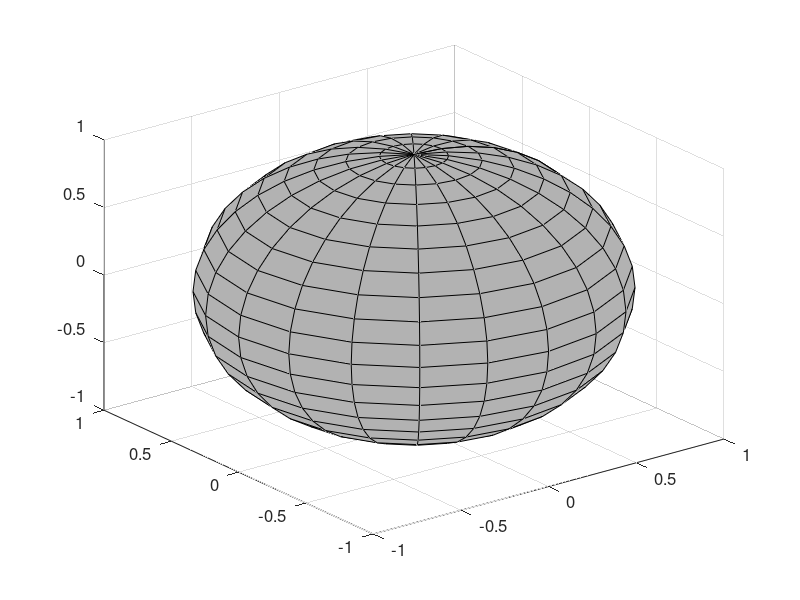

The MATLAB source for this figure: (Note: this script raises an error after producing the figure.)
close all; clear; clc ; rng(0102)

snum  = 200;
gdist = 0.2;
nsig  = 0.1;
g1    = [-pi/2+gdist;-gdist]+nsig*randn(2,snum);
g2    = [pi/2+gdist;gdist]+nsig*randn(2,snum);
g3    = [pi/2+gdist;-gdist]+nsig*randn(2,snum);
g4    = [-pi/2+gdist;gdist]+nsig*randn(2,snum);
data  = [g1,g2,g3,g4];
lbls  = [ones(1,snum),2*ones(1,snum),3*ones(1,snum),4*ones(1,snum)];

%% Sensors locations

loc1x = 0;
loc1y = 1/sqrt(2)*1.1;
loc1z = 1/sqrt(2)*1.1;

loc2x = 0;
loc2y = -1/sqrt(2)*1.1;
loc2z = 1/sqrt(2)*1.1;

loc3x = 0;
loc3y = 0;
loc3z = 1.1;

loc4x = 1/sqrt(2)*1.1;
loc4y = 0;
loc4z = 1/sqrt(2)*1.1;

loc5x = -1/sqrt(2)*1.1;
loc5y = 0;
loc5z = 1/sqrt(2)*1.1;

%% Project 2D trajectories on a 3D semi-sphere
r        = 1;
loc(1,:) = r * cos(data(2,:)) .* sin(data(1,:));
loc(2,:) = r * sin(data(2,:)) .* sin(data(1,:));
loc(3,:) = r * cos(data(1,:));

figure
[Xv,Yv,Zv] = sphere;
surf(Xv,Yv,Zv,ones(length(Xv))); set(gca,'FontSize',12)
colormap([0.7,0.7,0.7])
alpha 0.7
hold on
DispRange = 1:size(loc,2);
hPlotHigh1 = scatter3(loc(1,lbls==1),loc(2,lbls==1),loc(3,lbls==1),'b','fill');
hPlotHigh2 = scatter3(loc(1,lbls==2),loc(2,lbls==2),loc(3,lbls==2),'r','fill');
hPlotHigh3 = scatter3(loc(1,lbls==3),loc(2,lbls==3),loc(3,lbls==3),'k','fill');
hPlotHigh4 = scatter3(loc(1,lbls==4),loc(2,lbls==4),loc(3,lbls==4),'y','fill');

hScat1 = scatter3(loc1x,loc1y,loc1z,1000,'g','h','fill'); %text(loc1x,loc1y,loc1z,'1','Fontsize',20);
scatter3(loc2x,loc2y,loc2z,200,'g','h','fill'); text(loc2x,loc2y,loc2z,'2','Fontsize',20);
scatter3(loc3x,loc3y,loc3z,200,'g','h','fill'); text(loc3x,loc3y,loc3z,'3','Fontsize',20);
scatter3(loc4x,loc4y,loc4z,200,'g','h','fill'); text(loc4x,loc4y,loc4z,'4','Fontsize',20);
scatter3(loc5x,loc5y,loc5z,200,'g','h','fill'); text(loc5x,loc5y,loc5z,'5','Fontsize',20);
set(gca,'FontSize',20,'View',[112,8])
axis off;axis equal;

%% Poisson rates
fac1   = 20;
rate1 = fac1*exp(-sqrt((loc(1,:) - loc1x).^2+(loc(2,:) - loc1y).^2+(loc(3,:) - loc1z).^2));
rate2 = fac1*exp(-sqrt((loc(1,:) - loc2x).^2+(loc(2,:) - loc2y).^2+(loc(3,:) - loc2z).^2));
rate3 = fac1*exp(-sqrt((loc(1,:) - loc3x).^2+(loc(2,:) - loc3y).^2+(loc(3,:) - loc3z).^2));
rate4 = fac1*exp(-sqrt((loc(1,:) - loc4x).^2+(loc(2,:) - loc4y).^2+(loc(3,:) - loc4z).^2));
rate5 = fac1*exp(-sqrt((loc(1,:) - loc5x).^2+(loc(2,:) - loc5y).^2+(loc(3,:) - loc5z).^2));

%%  Mmeasurements
nrel    = 100; 
y1 = repmat(rate1,nrel,1).*randn(nrel,length(rate1));
y2 = repmat(rate2,nrel,1).*randn(nrel,length(rate2));
y3 = repmat(rate3,nrel,1).*randn(nrel,length(rate2));
y4 = repmat(rate4,nrel,1).*randn(nrel,length(rate2));
y5 = repmat(rate5,nrel,1).*randn(nrel,length(rate2));

%% Collect trajectories
y = [y1; y2; y3; y4; y5];
figure
yyaxis left
imagesc(y);colormap(jet)
set(gca,'Xtick',[100,300,500,700],'Xticklabel',{'Blue','Red','Black','Yellow'});
set(gca,'Ytick',50:100:500,'Yticklabel',...
    {'Sensor 1','Sensor 2','Sensor 3','Sensor 4','Sensor 5'},'Ycolor','k')
xlabel('Region');
title('Sensor measurement, $$f_{j}(x_{i})$$','interpreter','latex');
yyaxis right
imagesc(y)
ylabel('Dimension');
set(gca,'Ytick',50:100:500,'Yticklabel',{'100','100','100','100','100'},'Ycolor','k')
line([200,200],[0,501],'linewidth',2,'color','k')
line([400,400],[0,501],'linewidth',2,'color','k')
line([600,600],[0,501],'linewidth',2,'color','k')

line([0,801],[100,100],'linewidth',2,'color','k')
line([0,801],[200,200],'linewidth',2,'color','k')
line([0,801],[300,300],'linewidth',2,'color','k')
line([0,801],[400,400],'linewidth',2,'color','k')
c = colorbar;
ylabel(c, 'Measurement value')
set(gca,'Fontsize',20)

%% Histograms

histYN = 0;

if histYN
nbins   = 10;         % # of histogram bins
datAll  = {y1.',y2.',y3.',y4.',y5.'};
datHist = cell(1,length(datAll));

for nd = 1:length(datAll)
    datHist{nd} = zeros(nbins,length(lbls));
    if nd <= 2
        hist_bins = linspace(-20,20,nbins);%min(datAll{nd}(:)), max(datAll{nd}(:)), nbins);%linspace(0,20,nbins);%
    else 
        hist_bins = linspace(0,20,nbins);
    end
    for ii=1:length(lbls)
        datHist{nd}(:,ii) = (hist(datAll{nd}(ii,:), hist_bins))';
    end
end

figure
imagesc(cell2mat(datHist.'))

end
%% Visualization
% Baselines:
colorsch = [0 0 1; ... % blue
            1 0 0; ... % red
            0 0 0; ... % black
            1 1 0];    % yellow

perplexity = 30;
newDims = 2;

if histYN
    datAll   = [{cell2mat(datHist.')}, datHist];
else
    datAll   = {y,y1,y2,y3,y4,y5};
end
Psi      = cell(1,length(datAll));

for bn = 1:length(datAll)
    dist = squareform(pdist(datAll{bn}')); 
    W = exp(-dist.^2/(10*median(dist(:))^2));
    W = diag(1./sum(W,1))*W;
    [Psi{bn},~] = eigs(W,4);
    Psi{bn} = Psi{bn}(:,2:end);
end


%% SSD
SSD = zeros(5,snum);
for sn = 1:size(y,2)
        ytmp = [y1(:,sn),y2(:,sn),y3(:,sn),y4(:,sn),y5(:,sn)];
    distSSD = squareform(pdist(ytmp.'));
    W = exp(-distSSD.^2/(median(distSSD(:))^2));
    W = diag(1./sum(W,1))*W;
    [SSD(:,sn),~] = eigs(W.',1);
    SSD(:,sn) = sign(SSD(1,sn))*SSD(:,sn)/sum(abs(SSD(:,sn)));
end

figure
yyaxis left
imagesc(SSD);title('SSD matrix')
set(gca,'Xtick',[100,300,500,700],'Xticklabel',{'Blue','Red','Black','Yellow'});
set(gca,'Ytick',1:5,'Yticklabel',{'Sensor 1','Sensor 2',...
    'Sensor 3','Sensor 4','Sensor 5'},'Ycolor','k')
xlabel('Region'); 
yyaxis right
imagesc(SSD)
ylabel('Dimension');
set(gca,'Ytick',1:5,'Yticklabel',{'1','1','1','1','1'},'Ycolor','k');
set(gca,'Fontsize',20);c = colorbar;
c.Label.String = 'SSD value';
set(gca,'Fontsize',20)
line([200,200],[0,6],'linewidth',2,'color','k')
line([400,400],[0,6],'linewidth',2,'color','k')
line([600,600],[0,6],'linewidth',2,'color','k')

%%
distSSDall = squareform(pdist(SSD.','minkowski',1)); 
W = exp(-distSSDall.^2/(10*median(distSSDall(:))));
W = diag(1./sum(W,1))*W;
[PsiSSD,~] = eigs(W,4);
figure
scatter3(PsiSSD(:,2),PsiSSD(:,3),PsiSSD(:,4),[],colorsch(lbls,:),'fill'); 
xlabel('\psi_2');ylabel('\psi_3');zlabel('\psi_4');set(gca,'Fontsize',25)
PsiSSD = PsiSSD(:,2:end);
%% Classification

% inpts = {y.',y1.',y2.',y3.',SSD.'};
inpts  = [Psi,{PsiSSD}];
titles = {'All sensors','Sensor 1','Sensor 2','Sensor 3','Sensor 4','Sensor 5','SSD'};
plt_CM = 1;
for nin = 7:length(inpts)
    t           = templateSVM('Standardize',1,'KernelFunction','rbf');
    mdl_conn    = fitcecoc(inpts{nin},lbls,'Learners',t);
    CVmdl_conn  = crossval(mdl_conn);
    osLoss_conn = kfoldLoss(CVmdl_conn);
    osPred_conn = kfoldPredict(CVmdl_conn);
    conf_conn   = confusionmat(osPred_conn,lbls);
    if (plt_CM == 1)
        % Convert this data to a [numClasses x numSample.] matrix
        targets = zeros(4,800);
        outputs = zeros(4,800);
        outputsIdx = sub2ind(size(targets), lbls', [1:800]');
        targetsIdx = sub2ind(size(outputs), osPred_conn,[1:800]');
        targets(targetsIdx) = 1;
        outputs(outputsIdx) = 1;
        % Plot the confusion matrix for a 4-class problem
        figure
        plotconfusion(targets,outputs)
        
        h = gca;
        h.XTickLabel = {'Blue','Red','Black','Yellow',' '};
        h.YTickLabel = {'Blue','Red','Black','Yellow',' '};
        h.YTickLabelRotation = 90;
        h.XTickLabelRotation = 0;
        set(h,'FontSize',18)
        set(findobj(gca,'type','text'),'fontsize',20) 
    end
end


